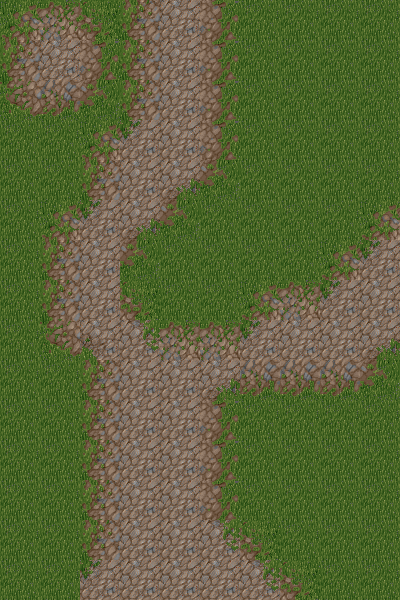

Below is a game level as drawn by its tile map, then a one-line description and the .tmx file that defines it, in full:
An orthogonal 10x15 tile map with 40x40 px tiles, 1 tile layer (Ground), 1 hidden layer not drawn.

<map version="1.0" orientation="orthogonal" width="10" height="15" tilewidth="40" tileheight="40">
 <tileset firstgid="1" name="tilesetdemo" tilewidth="40" tileheight="40">
  <image source="tilesetdemo.png" width="480" height="320" />
 </tileset>
 <layer name="Ground" width="10" height="15">
  <data>
   <tile gid="1" />
   <tile gid="2" />
   <tile gid="3" />
   <tile gid="13" />
   <tile gid="14" />
   <tile gid="15" />
   <tile gid="6" />
   <tile gid="6" />
   <tile gid="6" />
   <tile gid="6" />
   <tile gid="13" />
   <tile gid="14" />
   <tile gid="15" />
   <tile gid="13" />
   <tile gid="14" />
   <tile gid="15" />
   <tile gid="6" />
   <tile gid="6" />
   <tile gid="6" />
   <tile gid="6" />
   <tile gid="25" />
   <tile gid="26" />
   <tile gid="27" />
   <tile gid="13" />
   <tile gid="14" />
   <tile gid="15" />
   <tile gid="6" />
   <tile gid="6" />
   <tile gid="6" />
   <tile gid="6" />
   <tile gid="6" />
   <tile gid="6" />
   <tile gid="1" />
   <tile gid="4" />
   <tile gid="14" />
   <tile gid="15" />
   <tile gid="6" />
   <tile gid="6" />
   <tile gid="6" />
   <tile gid="6" />
   <tile gid="6" />
   <tile gid="6" />
   <tile gid="13" />
   <tile gid="14" />
   <tile gid="17" />
   <tile gid="27" />
   <tile gid="6" />
   <tile gid="6" />
   <tile gid="6" />
   <tile gid="6" />
   <tile gid="6" />
   <tile gid="1" />
   <tile gid="4" />
   <tile gid="17" />
   <tile gid="27" />
   <tile gid="6" />
   <tile gid="6" />
   <tile gid="6" />
   <tile gid="6" />
   <tile gid="1" />
   <tile gid="6" />
   <tile gid="13" />
   <tile gid="14" />
   <tile gid="27" />
   <tile gid="6" />
   <tile gid="6" />
   <tile gid="6" />
   <tile gid="6" />
   <tile gid="1" />
   <tile gid="4" />
   <tile gid="6" />
   <tile gid="13" />
   <tile gid="14" />
   <tile gid="3" />
   <tile gid="6" />
   <tile gid="6" />
   <tile gid="1" />
   <tile gid="2" />
   <tile gid="4" />
   <tile gid="14" />
   <tile gid="6" />
   <tile gid="25" />
   <tile gid="16" />
   <tile gid="5" />
   <tile gid="2" />
   <tile gid="2" />
   <tile gid="4" />
   <tile gid="14" />
   <tile gid="14" />
   <tile gid="17" />
   <tile gid="6" />
   <tile gid="6" />
   <tile gid="13" />
   <tile gid="14" />
   <tile gid="14" />
   <tile gid="17" />
   <tile gid="26" />
   <tile gid="26" />
   <tile gid="26" />
   <tile gid="27" />
   <tile gid="6" />
   <tile gid="6" />
   <tile gid="13" />
   <tile gid="14" />
   <tile gid="14" />
   <tile gid="15" />
   <tile gid="6" />
   <tile gid="6" />
   <tile gid="6" />
   <tile gid="6" />
   <tile gid="6" />
   <tile gid="6" />
   <tile gid="13" />
   <tile gid="14" />
   <tile gid="14" />
   <tile gid="15" />
   <tile gid="6" />
   <tile gid="6" />
   <tile gid="6" />
   <tile gid="6" />
   <tile gid="6" />
   <tile gid="6" />
   <tile gid="13" />
   <tile gid="14" />
   <tile gid="14" />
   <tile gid="15" />
   <tile gid="6" />
   <tile gid="6" />
   <tile gid="6" />
   <tile gid="6" />
   <tile gid="6" />
   <tile gid="6" />
   <tile gid="13" />
   <tile gid="14" />
   <tile gid="14" />
   <tile gid="5" />
   <tile gid="3" />
   <tile gid="6" />
   <tile gid="6" />
   <tile gid="6" />
   <tile gid="6" />
   <tile gid="6" />
   <tile gid="4" />
   <tile gid="14" />
   <tile gid="14" />
   <tile gid="14" />
   <tile gid="5" />
   <tile gid="3" />
   <tile gid="6" />
   <tile gid="6" />
  </data>
 </layer>
 <layer name="Mountains" width="10" height="15" visible="0">
  <data>
   <tile gid="71" />
   <tile gid="72" />
   <tile gid="0" />
   <tile gid="0" />
   <tile gid="0" />
   <tile gid="0" />
   <tile gid="43" />
   <tile gid="44" />
   <tile gid="45" />
   <tile gid="46" />
   <tile gid="83" />
   <tile gid="84" />
   <tile gid="0" />
   <tile gid="0" />
   <tile gid="0" />
   <tile gid="0" />
   <tile gid="55" />
   <tile gid="56" />
   <tile gid="57" />
   <tile gid="58" />
   <tile gid="11" />
   <tile gid="0" />
   <tile gid="0" />
   <tile gid="0" />
   <tile gid="0" />
   <tile gid="0" />
   <tile gid="67" />
   <tile gid="68" />
   <tile gid="69" />
   <tile gid="70" />
   <tile gid="23" />
   <tile gid="24" />
   <tile gid="0" />
   <tile gid="0" />
   <tile gid="8" />
   <tile gid="11" />
   <tile gid="79" />
   <tile gid="80" />
   <tile gid="81" />
   <tile gid="82" />
   <tile gid="59" />
   <tile gid="60" />
   <tile gid="0" />
   <tile gid="19" />
   <tile gid="20" />
   <tile gid="23" />
   <tile gid="24" />
   <tile gid="0" />
   <tile gid="0" />
   <tile gid="0" />
   <tile gid="71" />
   <tile gid="72" />
   <tile gid="0" />
   <tile gid="31" />
   <tile gid="56" />
   <tile gid="59" />
   <tile gid="60" />
   <tile gid="0" />
   <tile gid="0" />
   <tile gid="0" />
   <tile gid="83" />
   <tile gid="84" />
   <tile gid="0" />
   <tile gid="67" />
   <tile gid="68" />
   <tile gid="71" />
   <tile gid="72" />
   <tile gid="0" />
   <tile gid="0" />
   <tile gid="0" />
   <tile gid="10" />
   <tile gid="11" />
   <tile gid="12" />
   <tile gid="79" />
   <tile gid="80" />
   <tile gid="83" />
   <tile gid="84" />
   <tile gid="0" />
   <tile gid="0" />
   <tile gid="0" />
   <tile gid="22" />
   <tile gid="23" />
   <tile gid="24" />
   <tile gid="0" />
   <tile gid="0" />
   <tile gid="0" />
   <tile gid="0" />
   <tile gid="7" />
   <tile gid="8" />
   <tile gid="9" />
   <tile gid="46" />
   <tile gid="35" />
   <tile gid="36" />
   <tile gid="0" />
   <tile gid="0" />
   <tile gid="0" />
   <tile gid="0" />
   <tile gid="19" />
   <tile gid="20" />
   <tile gid="21" />
   <tile gid="46" />
   <tile gid="47" />
   <tile gid="48" />
   <tile gid="0" />
   <tile gid="0" />
   <tile gid="0" />
   <tile gid="0" />
   <tile gid="31" />
   <tile gid="32" />
   <tile gid="33" />
   <tile gid="58" />
   <tile gid="59" />
   <tile gid="60" />
   <tile gid="0" />
   <tile gid="0" />
   <tile gid="0" />
   <tile gid="0" />
   <tile gid="43" />
   <tile gid="44" />
   <tile gid="45" />
   <tile gid="70" />
   <tile gid="71" />
   <tile gid="72" />
   <tile gid="0" />
   <tile gid="0" />
   <tile gid="0" />
   <tile gid="0" />
   <tile gid="55" />
   <tile gid="56" />
   <tile gid="57" />
   <tile gid="82" />
   <tile gid="83" />
   <tile gid="84" />
   <tile gid="0" />
   <tile gid="0" />
   <tile gid="0" />
   <tile gid="0" />
   <tile gid="67" />
   <tile gid="68" />
   <tile gid="69" />
   <tile gid="0" />
   <tile gid="0" />
   <tile gid="0" />
   <tile gid="0" />
   <tile gid="0" />
   <tile gid="0" />
   <tile gid="0" />
   <tile gid="79" />
   <tile gid="80" />
   <tile gid="81" />
  </data>
 </layer>
</map>
